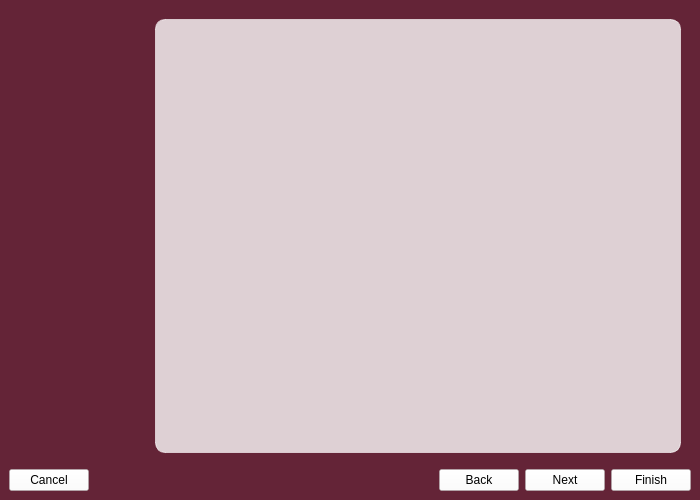
<?xml version="1.0" encoding="UTF-8"?>
<ui version="4.0">
 <class>MigrationUI</class>
 <widget class="QWidget" name="MigrationUI">
  <property name="geometry">
   <rect>
    <x>0</x>
    <y>0</y>
    <width>700</width>
    <height>500</height>
   </rect>
  </property>
  <property name="windowTitle">
   <string>Migration Tool</string>
  </property>
  <property name="windowIcon">
   <iconset resource="raw.qrc">
    <normaloff>:/raw/pics/cr64-app-migration.png</normaloff>:/raw/pics/cr64-app-migration.png</iconset>
  </property>
  <property name="styleSheet">
   <string notr="true">
#migration{
	
       background-image:url(':/raw/pics/bg.png');
       background-repeat: no-repeat;
       background-position: left top;
       background-color: #642437;
       alternate-background-color: gray;
       selection-background-color: gray;

}

QStackedWidget#mainStack {
	color: white;
     border-style: outset;
     border-width: 1px;
     border-radius: 10px;
     border-color: rgba(255, 255, 255, 152);

}

</string>
  </property>
  <layout class="QGridLayout" name="gridLayout_3">
   <property name="margin">
    <number>0</number>
   </property>
   <item row="0" column="0">
    <widget class="QWidget" name="migration" native="true">
     <layout class="QGridLayout" name="gridLayout_2">
      <item row="0" column="0">
       <layout class="QGridLayout" name="gridLayout">
        <item row="0" column="0" colspan="2">
         <widget class="QLabel" name="labelLogo">
          <property name="sizePolicy">
           <sizepolicy hsizetype="Fixed" vsizetype="Fixed">
            <horstretch>0</horstretch>
            <verstretch>0</verstretch>
           </sizepolicy>
          </property>
          <property name="minimumSize">
           <size>
            <width>80</width>
            <height>80</height>
           </size>
          </property>
          <property name="text">
           <string/>
          </property>
          <property name="pixmap">
           <pixmap resource="raw.qrc">:/raw/pics/migrationlogo.png</pixmap>
          </property>
         </widget>
        </item>
        <item row="2" column="0" colspan="2">
         <widget class="QLabel" name="labelMenu">
          <property name="minimumSize">
           <size>
            <width>130</width>
            <height>130</height>
           </size>
          </property>
          <property name="font">
           <font>
            <pointsize>10</pointsize>
           </font>
          </property>
          <property name="autoFillBackground">
           <bool>false</bool>
          </property>
          <property name="styleSheet">
           <string notr="true"/>
          </property>
          <property name="text">
           <string/>
          </property>
          <property name="alignment">
           <set>Qt::AlignLeading|Qt::AlignLeft|Qt::AlignTop</set>
          </property>
         </widget>
        </item>
       </layout>
      </item>
      <item row="0" column="1">
       <layout class="QVBoxLayout" name="verticalLayout_4">
        <item>
         <widget class="QStackedWidget" name="mainStack">
          <property name="sizePolicy">
           <sizepolicy hsizetype="Expanding" vsizetype="Expanding">
            <horstretch>0</horstretch>
            <verstretch>0</verstretch>
           </sizepolicy>
          </property>
          <property name="styleSheet">
           <string notr="true">QStackedWidget#mainStack{background-color:rgba(255, 255, 255,200);
margin: 10px;
}</string>
          </property>
          <property name="currentIndex">
           <number>0</number>
          </property>
          <widget class="QWidget" name="page"/>
         </widget>
        </item>
       </layout>
      </item>
      <item row="1" column="0" colspan="2">
       <layout class="QHBoxLayout" name="horizontalLayout_2">
        <item>
         <widget class="QPushButton" name="buttonCancel">
          <property name="styleSheet">
           <string notr="true">background-color: rgba(255, 255, 255, 122);
</string>
          </property>
          <property name="text">
           <string>Cancel</string>
          </property>
         </widget>
        </item>
        <item>
         <spacer name="horizontalSpacer_2">
          <property name="orientation">
           <enum>Qt::Horizontal</enum>
          </property>
          <property name="sizeHint" stdset="0">
           <size>
            <width>40</width>
            <height>20</height>
           </size>
          </property>
         </spacer>
        </item>
        <item>
         <widget class="QPushButton" name="buttonBack">
          <property name="styleSheet">
           <string notr="true">background-color: rgba(255, 255, 255, 122);
</string>
          </property>
          <property name="text">
           <string>Back</string>
          </property>
         </widget>
        </item>
        <item>
         <widget class="QPushButton" name="buttonNext">
          <property name="styleSheet">
           <string notr="true">background-color: rgba(255, 255, 255, 122);
</string>
          </property>
          <property name="text">
           <string>Next</string>
          </property>
         </widget>
        </item>
        <item>
         <widget class="QPushButton" name="buttonFinish">
          <property name="styleSheet">
           <string notr="true">background-color: rgba(255, 255, 255, 122);
</string>
          </property>
          <property name="text">
           <string>Finish</string>
          </property>
         </widget>
        </item>
       </layout>
      </item>
     </layout>
    </widget>
   </item>
  </layout>
 </widget>
 <resources>
  <include location="raw.qrc"/>
 </resources>
 <connections/>
</ui>
